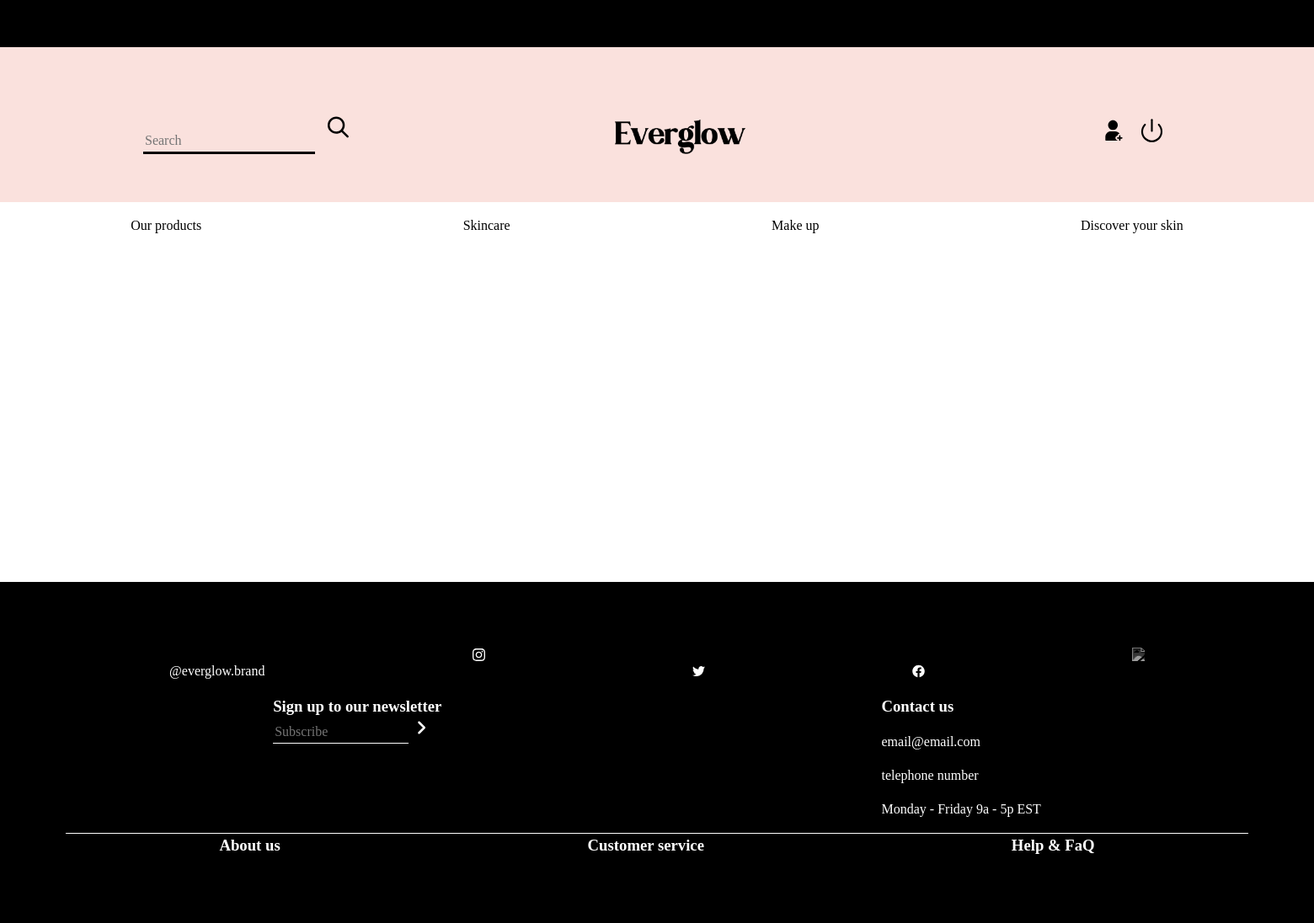
The page /products/makeup on the database as committed earlier.
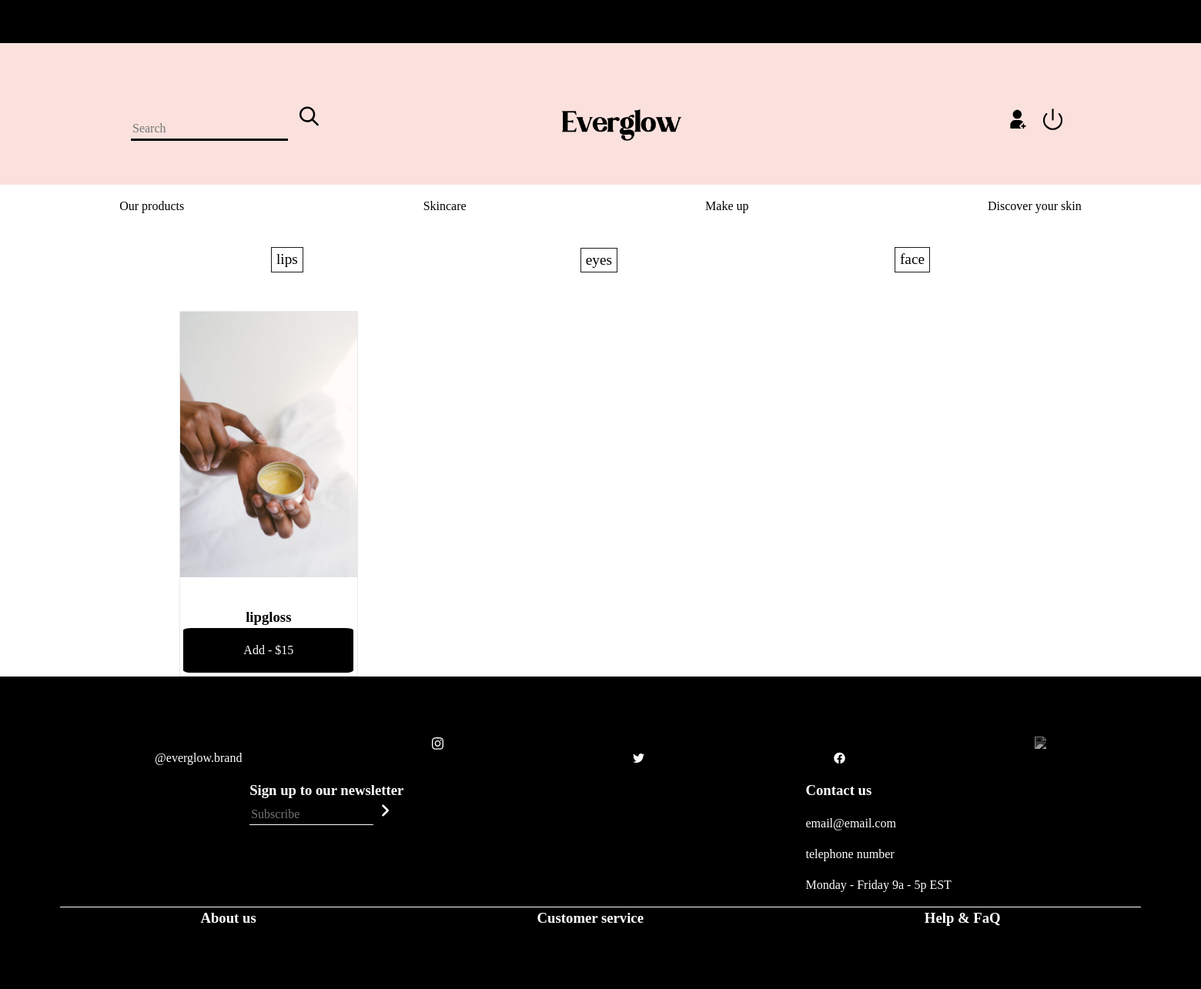
The same page on the database as committed later.
### tables this page shows
CREATE TABLE IF NOT EXISTS `sous_categories` (
  `id` int(11) NOT NULL AUTO_INCREMENT,
  `id_categorie` int(11) NOT NULL,
  `name` varchar(255) NOT NULL,
  PRIMARY KEY (`id`),
  KEY `relation_sous_cat` (`id_categorie`)
);

CREATE TABLE IF NOT EXISTS `products` (
  `id` int(11) NOT NULL AUTO_INCREMENT,
  `name` varchar(255) NOT NULL,
  `description` varchar(1000) NOT NULL,
  `price` float NOT NULL,
  `id_categorie` int(11) NOT NULL,
  `id_sous_categorie` int(11) NOT NULL,
  `tags` varchar(1000) DEFAULT NULL,
  PRIMARY KEY (`id`),
  KEY `relation_product_cat` (`id_categorie`),
  KEY `relation_product_sous_cat` (`id_sous_categorie`)
);

### libraries/Renderer.php (called while the page is built, shortened)
<?php
class Renderer {
    public static function render(string $fichier, array $donnees = [], string $template = 'layout')
    {
        extract($donnees);
        require_once 'views/'.$fichier.'.html.php';
    }
}

### index.php (called while the page is built, shortened)
<?php
Router::process();
?>

### models/CategoriesModel.php (called while the page is built, shortened)
<?php
class CategoriesModel extends Model
{
    public function __construct()
    {
        $this->table = "categories";
    }
}

### libraries/Database.php (called while the page is built)
<?php
class Database
{
    protected static $instance = null;
    public static function getPdo()
    {
        if(self::$instance == null){
        try {
        self::$instance = new PDO('mysql:host=localhost;dbname=boutique;charset=utf8', 'root', '', [
            PDO::ATTR_ERRMODE => PDO::ERRMODE_EXCEPTION,
            PDO::ATTR_DEFAULT_FETCH_MODE => PDO::FETCH_ASSOC
        ]);
        } catch (PDOException $e) {
            die('Erreur : ' .$e->getMessage());
        }
        }
        return self::$instance;
    }
}

### models/Model.php (called while the page is built, shortened)
<?php
class Model extends Database
{
    protected $table;
    public function requete($sql, ?array $attributs = null){
        $this->database = DataBase::getPdo();
        if ($attributs !== null){
            $query = $this->database->prepare($sql);
            $query->execute($attributs);
            return $query;
        } else {
            return $this->database->query($sql);
        }
    }
    public function findBy(array $criteres)
    {
        $champs = [];
        $valeurs = [];
        foreach($criteres as $champ => $valeur){
            $champs[] = "$champ = ?";
            $valeurs[] = $valeur;
        }
        $liste_champs = implode(' AND ', $champs);
        return $this->requete('SELECT * FROM '.$this->table.' WHERE '. $liste_champs, $valeurs)->fetchAll();
    }
    public function findAll()
    {
        $query = $this->requete('SELECT * FROM '. $this->table);
        $find_all = $query->fetchAll();
        return $find_all;
    }
}

### models/SousCategoriesModel.php (called while the page is built, shortened)
<?php
class SousCategoriesModel extends Model
{
    public function __construct()
    {
        $this->table = "sous_categories";
    }
}

### models/ProductsModel.php (called while the page is built, shortened)
<?php
class ProductsModel extends Model
{
    public function findByCat($id_categorie)
    {
        $this->database = DataBase::getPdo();
        $findByCat=$this->database->prepare('SELECT products.*, GROUP_CONCAT(images.url_image) as url FROM products INNER JOIN images ON products.id = images.id_product WHERE products.id_categorie=:id_categorie GROUP BY images.id_product');
        $findByCat -> execute(['id_categorie' => $id_categorie]);
        $resultProductCat = $findByCat -> fetchAll();
        return($resultProductCat);
    }
}

### views/products/allProducts.html.php (the view, shortened to what this page needs)
<?php
if (!isset($url[1]))
{
?>
<article class = "allProducts_wrapper">
<?php
    foreach($findAllProducts as $allProducts) {
        $images = explode(',', $allProducts['url']);
        ?>
        <div class='bestsellers-products'>
            <div class="bestsellers-img">
                <img src='uploads/<?= $images[0] ?>'/>
            </div>
            <div class='intern-case'>
                <h3><a href='products/<?= $allProducts['id'] ?>'><?= $allProducts['name'] ?></a></h3>
                <a href='products/<?= $allProducts['id'] ?>'><button><p id=''>Add  -  $<?= $allProducts['price'] ?></p></button></a>
            </div>
        </div>
        <?php
    }
    ?>
    </article>
    <?php
}
elseif (isset($url[1]) && !isset($url[2]))
{
    ?>
    <article class="Souscat">
        <ul class="listSousCat">
            <?php
                foreach($findSousCategories as $sousCategories)
                {
                    ?>
                    <li class="listCat">
                        <a href="products/<?= $findCat[0]['name'] ?>/<?= $sousCategories['name'] ?>"><button><?= $sousCategories['name'] ?></button></a>
                    </li>
                    <?php
                }
            ?>
        </ul>
    </article>
    <article class = "allProducts_wrapper">
    <?php
        foreach($findProductByCategorie as $allProductsCat) {
            $images = explode(',', $allProductsCat['url']);
            ?>
            <div class='bestsellers-products'>
                <div class="bestsellers-img">
                    <img src='uploads/<?= $images[0] ?>'/>
                </div>
                <div class='intern-case'>
                    <h3><a href='products/<?= $allProductsCat['id'] ?>'><?= $allProductsCat['name'] ?></a></h3>
                    <a href='products/<?= $allProductsCat['id'] ?>'><button><p id=''>Add  -  $<?= $allProductsCat['price'] ?></p></button></a>
                </div>
            </div>
            <?php
        }
        ?>
        </article>
 <?php
}
    ?>

Rows that differ between the two databases and show on the page:
added sous_categories: name "face"
added sous_categories: name "eyes"
added sous_categories: name "lips"
added products: name "lipgloss", price "15"
